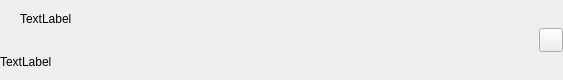
<?xml version="1.0" encoding="UTF-8"?>
<ui version="4.0">
 <class>OptionButton</class>
 <widget class="QWidget" name="OptionButton">
  <property name="geometry">
   <rect>
    <x>0</x>
    <y>0</y>
    <width>563</width>
    <height>80</height>
   </rect>
  </property>
  <property name="windowTitle">
   <string>Form</string>
  </property>
  <layout class="QVBoxLayout" name="verticalLayout_2">
   <property name="spacing">
    <number>0</number>
   </property>
   <property name="leftMargin">
    <number>0</number>
   </property>
   <property name="topMargin">
    <number>0</number>
   </property>
   <property name="rightMargin">
    <number>0</number>
   </property>
   <property name="bottomMargin">
    <number>0</number>
   </property>
   <item>
    <widget class="QWidget" name="layoutOptions2" native="true">
     <layout class="QHBoxLayout" name="layoutArrow3">
      <property name="spacing">
       <number>0</number>
      </property>
      <property name="leftMargin">
       <number>0</number>
      </property>
      <property name="topMargin">
       <number>0</number>
      </property>
      <property name="rightMargin">
       <number>0</number>
      </property>
      <property name="bottomMargin">
       <number>0</number>
      </property>
      <item>
       <layout class="QVBoxLayout" name="verticalLayout">
        <property name="spacing">
         <number>5</number>
        </property>
        <item>
         <layout class="QHBoxLayout" name="horizontalLayout">
          <property name="spacing">
           <number>0</number>
          </property>
          <item>
           <widget class="QWidget" name="layoutCircle" native="true">
            <property name="minimumSize">
             <size>
              <width>20</width>
              <height>0</height>
             </size>
            </property>
            <property name="maximumSize">
             <size>
              <width>20</width>
              <height>16777215</height>
             </size>
            </property>
            <layout class="QHBoxLayout" name="horizontalLayout1">
             <property name="spacing">
              <number>0</number>
             </property>
             <property name="leftMargin">
              <number>0</number>
             </property>
             <property name="topMargin">
              <number>0</number>
             </property>
             <property name="rightMargin">
              <number>0</number>
             </property>
             <property name="bottomMargin">
              <number>0</number>
             </property>
             <item alignment="Qt::AlignLeft">
              <widget class="QLabel" name="labelCircle">
               <property name="minimumSize">
                <size>
                 <width>10</width>
                 <height>10</height>
                </size>
               </property>
               <property name="maximumSize">
                <size>
                 <width>10</width>
                 <height>10</height>
                </size>
               </property>
               <property name="text">
                <string/>
               </property>
              </widget>
             </item>
            </layout>
           </widget>
          </item>
          <item>
           <widget class="QLabel" name="labelTitleChange">
            <property name="text">
             <string notr="true">TextLabel</string>
            </property>
           </widget>
          </item>
         </layout>
        </item>
        <item>
         <widget class="QLabel" name="labelSubtitleChange">
          <property name="text">
           <string notr="true">TextLabel</string>
          </property>
         </widget>
        </item>
       </layout>
      </item>
      <item>
       <spacer name="horizontalSpacer_8">
        <property name="orientation">
         <enum>Qt::Horizontal</enum>
        </property>
        <property name="sizeHint" stdset="0">
         <size>
          <width>40</width>
          <height>20</height>
         </size>
        </property>
       </spacer>
      </item>
      <item>
       <widget class="QPushButton" name="labelArrow3">
        <property name="minimumSize">
         <size>
          <width>24</width>
          <height>24</height>
         </size>
        </property>
        <property name="maximumSize">
         <size>
          <width>24</width>
          <height>24</height>
         </size>
        </property>
        <property name="focusPolicy">
         <enum>Qt::NoFocus</enum>
        </property>
        <property name="text">
         <string/>
        </property>
        <property name="iconSize">
         <size>
          <width>24</width>
          <height>24</height>
         </size>
        </property>
        <property name="checkable">
         <bool>true</bool>
        </property>
        <property name="checked">
         <bool>false</bool>
        </property>
       </widget>
      </item>
     </layout>
    </widget>
   </item>
  </layout>
 </widget>
 <resources/>
 <connections/>
</ui>
